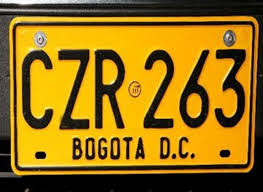
%> input picture images/PlacaPrueba.jpg, 263 x 192 px
$ octave --eval "result = procesar_imagen(imread('images/PlacaPrueba.jpg'));"   (GNU Octave 9; MATLAB toolbox functions it lacks are replaced by stand-ins)
%> lines starting %> are read from the running program, lines starting %| are printed output that depends on the picture; in (x1, y1, x2, y2) boxes, pixels count from 0 and x2, y2 are one past the last pixel; in counts of white or black regions, pixels touching at a corner belong together; the program's own positions count from 1
### OTSU.m
% codigo basado en la implementacion de OTSU de Shirley 2013
% http://www.mathworks.com/matlabcentral/fileexchange/42635-otsu-binarization

% Esta funcion recibe una imagen a escala de grises I y retorna el valor de
% umbral obtenido mediante OTSU maximizacion interclase.

function threshold = OTSU(I)
    n=imhist(I);
    N=sum(n);
    max=0;

    for i=1:256
        P(i)=n(i)/N;
    end

    for T=2:255
        w0=sum(P(1:T));
        w1=sum(P(T+1:256));
        u0=dot([0:T-1],P(1:T))/w0;
        u1=dot([T:255],P(T+1:256))/w1;
        sigma=w0*w1*((u1-u0)^2);
        if sigma>max
            max=sigma;
            threshold=T-1;
        end
    end
end

### procesar_imagen.m
function [I_Proc] = procesar_imagen(I)
I_Proc=255-I;
I_Proc=rgb2gray(I_Proc);
threshold=OTSU(I_Proc);
I_Proc=I_Proc>threshold;
I_Proc = bwareaopen(I_Proc,15);
end
%> in procesar_imagen, `I_Proc=255-I;`:
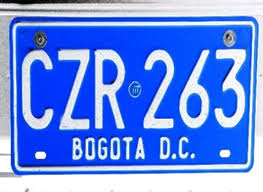
%> I_Proc: size 192x263x3 uint8; mean R, G, B 105.8, 143, 234.8
%> in procesar_imagen, `I_Proc=rgb2gray(I_Proc);`:
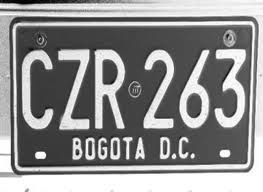
%> I_Proc: size 192x263 uint8; min 0, max 255, mean 142.4
%> in OTSU, `n=imhist(I);`: n = 256 values, max 3867 at index 256, min 2 at index 11, mean 197.2
%> in OTSU, `N=sum(n);`: N = 50496
%> after the loop in OTSU, `for i=1:256`: P = 256 values, max 0.0766 at index 256, min 3.96e-05 at index 11, mean 0.00391
%> the loop in OTSU, `for T=2:255` made 254 passes
%> (w0, w1, u0, u1, sigma, max) on passes 1 to 12: (0.000495, 1, 0.24, 142.4, 10, 10), (0.000614, 0.999, 0.581, 142.4, 12.35, 12.35), (0.000792, 0.999, 1.12, 142.5, 15.81, 15.81), (0.000891, 0.999, 1.44, 142.5, 17.71, 17.71), (0.00111, 0.999, 2.14, 142.5, 21.83, 21.83), (0.00117, 0.999, 2.34, 142.5, 22.93, 22.93), (0.00137, 0.999, 3.01, 142.5, 26.57, 26.57), (0.00154, 0.998, 3.59, 142.6, 29.79, 29.79), (0.00176, 0.998, 4.26, 142.6, 33.67, 33.67), (0.0018, 0.998, 4.38, 142.6, 34.37, 34.37), (0.00186, 0.998, 4.6, 142.6, 35.39, 35.39), (0.002, 0.998, 5.11, 142.6, 37.75, 37.75)
%> after the loop in OTSU, `for T=2:255`: max = 5759.2; threshold = 152
%> in procesar_imagen, `I_Proc=I_Proc>threshold;`:
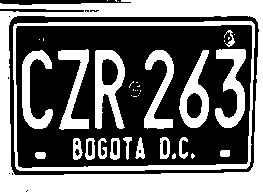
%> I_Proc: size 192x263 logical; 43.6% white; 40 white regions (21 under 20 px), largest, box (x1, y1, x2, y2) and area: (0, 0, 263, 192) 11285, (13, 21, 255, 171) 2845, (95, 50, 125, 129) 1326
